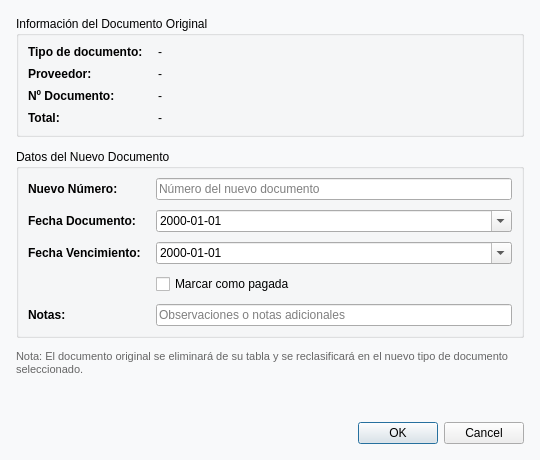
<?xml version="1.0" encoding="UTF-8"?>
<ui version="4.0">
 <class>DialogConvertirDocumento</class>
 <widget class="QDialog" name="DialogConvertirDocumento">
  <property name="geometry">
   <rect>
    <x>0</x>
    <y>0</y>
    <width>540</width>
    <height>460</height>
   </rect>
  </property>
  <property name="windowTitle">
   <string>Convertir Documento</string>
  </property>
  <property name="styleSheet">
   <string notr="true">QDialog { background-color: #f8f9fa; }</string>
  </property>
  <layout class="QVBoxLayout" name="verticalLayout">
   <property name="spacing">
    <number>12</number>
   </property>
   <property name="leftMargin">
    <number>16</number>
   </property>
   <property name="topMargin">
    <number>16</number>
   </property>
   <property name="rightMargin">
    <number>16</number>
   </property>
   <property name="bottomMargin">
    <number>16</number>
   </property>
   <item>
    <widget class="QGroupBox" name="groupBoxInfo">
     <property name="title">
      <string>Información del Documento Original</string>
     </property>
     <layout class="QFormLayout" name="formLayoutInfo">
      <property name="labelAlignment">
       <set>Qt::AlignmentFlag::AlignLeading|Qt::AlignmentFlag::AlignLeft|Qt::AlignmentFlag::AlignVCenter</set>
      </property>
      <property name="formAlignment">
       <set>Qt::AlignmentFlag::AlignLeading|Qt::AlignmentFlag::AlignLeft|Qt::AlignmentFlag::AlignTop</set>
      </property>
      <property name="horizontalSpacing">
       <number>15</number>
      </property>
      <property name="verticalSpacing">
       <number>8</number>
      </property>
      <item row="0" column="0">
       <widget class="QLabel" name="lblTipoDocTitulo">
        <property name="font">
         <font>
          <bold>true</bold>
         </font>
        </property>
        <property name="text">
         <string>Tipo de documento:</string>
        </property>
       </widget>
      </item>
      <item row="0" column="1">
       <widget class="QLabel" name="lblTipoDoc">
        <property name="text">
         <string>-</string>
        </property>
       </widget>
      </item>
      <item row="1" column="0">
       <widget class="QLabel" name="lblProveedorTitulo">
        <property name="font">
         <font>
          <bold>true</bold>
         </font>
        </property>
        <property name="text">
         <string>Proveedor:</string>
        </property>
       </widget>
      </item>
      <item row="1" column="1">
       <widget class="QLabel" name="lblProveedor">
        <property name="text">
         <string>-</string>
        </property>
       </widget>
      </item>
      <item row="2" column="0">
       <widget class="QLabel" name="lblNDocOriginalTitulo">
        <property name="font">
         <font>
          <bold>true</bold>
         </font>
        </property>
        <property name="text">
         <string>Nº Documento:</string>
        </property>
       </widget>
      </item>
      <item row="2" column="1">
       <widget class="QLabel" name="lblNDocOriginal">
        <property name="text">
         <string>-</string>
        </property>
       </widget>
      </item>
      <item row="3" column="0">
       <widget class="QLabel" name="lblTotalTitulo">
        <property name="font">
         <font>
          <bold>true</bold>
         </font>
        </property>
        <property name="text">
         <string>Total:</string>
        </property>
       </widget>
      </item>
      <item row="3" column="1">
       <widget class="QLabel" name="lblTotal">
        <property name="text">
         <string>-</string>
        </property>
       </widget>
      </item>
     </layout>
    </widget>
   </item>
   <item>
    <widget class="QGroupBox" name="groupBoxNuevo">
     <property name="title">
      <string>Datos del Nuevo Documento</string>
     </property>
     <layout class="QFormLayout" name="formLayoutNuevo">
      <property name="horizontalSpacing">
       <number>15</number>
      </property>
      <property name="verticalSpacing">
       <number>10</number>
      </property>
      <item row="0" column="0">
       <widget class="QLabel" name="lblNuevoNDoc">
        <property name="font">
         <font>
          <bold>true</bold>
         </font>
        </property>
        <property name="text">
         <string>Nuevo Número:</string>
        </property>
       </widget>
      </item>
      <item row="0" column="1">
       <widget class="QLineEdit" name="lineEditNuevoNDoc">
        <property name="placeholderText">
         <string>Número del nuevo documento</string>
        </property>
       </widget>
      </item>
      <item row="1" column="0">
       <widget class="QLabel" name="lblFecha">
        <property name="font">
         <font>
          <bold>true</bold>
         </font>
        </property>
        <property name="text">
         <string>Fecha Documento:</string>
        </property>
       </widget>
      </item>
      <item row="1" column="1">
       <widget class="QDateEdit" name="dateEditFecha">
        <property name="displayFormat">
         <string>yyyy-MM-dd</string>
        </property>
        <property name="calendarPopup">
         <bool>true</bool>
        </property>
       </widget>
      </item>
      <item row="2" column="0">
       <widget class="QLabel" name="lblVencimiento">
        <property name="font">
         <font>
          <bold>true</bold>
         </font>
        </property>
        <property name="text">
         <string>Fecha Vencimiento:</string>
        </property>
       </widget>
      </item>
      <item row="2" column="1">
       <widget class="QDateEdit" name="dateEditVencimiento">
        <property name="displayFormat">
         <string>yyyy-MM-dd</string>
        </property>
        <property name="calendarPopup">
         <bool>true</bool>
        </property>
       </widget>
      </item>
      <item row="3" column="1">
       <widget class="QCheckBox" name="checkBoxPagada">
        <property name="text">
         <string>Marcar como pagada</string>
        </property>
       </widget>
      </item>
      <item row="4" column="0">
       <widget class="QLabel" name="lblNotas">
        <property name="font">
         <font>
          <bold>true</bold>
         </font>
        </property>
        <property name="text">
         <string>Notas:</string>
        </property>
       </widget>
      </item>
      <item row="4" column="1">
       <widget class="QLineEdit" name="lineEditNotas">
        <property name="placeholderText">
         <string>Observaciones o notas adicionales</string>
        </property>
       </widget>
      </item>
     </layout>
    </widget>
   </item>
   <item>
    <widget class="QLabel" name="lblAdvertencia">
     <property name="styleSheet">
      <string notr="true">color: #666; font-size: 11px;</string>
     </property>
     <property name="text">
      <string>Nota: El documento original se eliminará de su tabla y se reclasificará en el nuevo tipo de documento seleccionado.</string>
     </property>
     <property name="wordWrap">
      <bool>true</bool>
     </property>
    </widget>
   </item>
   <item>
    <spacer name="verticalSpacer">
     <property name="orientation">
      <enum>Qt::Orientation::Vertical</enum>
     </property>
     <property name="sizeHint" stdset="0">
      <size>
       <width>20</width>
       <height>10</height>
      </size>
     </property>
    </spacer>
   </item>
   <item>
    <widget class="QDialogButtonBox" name="buttonBox">
     <property name="orientation">
      <enum>Qt::Orientation::Horizontal</enum>
     </property>
     <property name="standardButtons">
      <set>QDialogButtonBox::StandardButton::Cancel|QDialogButtonBox::StandardButton::Ok</set>
     </property>
    </widget>
   </item>
  </layout>
 </widget>
 <resources/>
 <connections>
  <connection>
   <sender>buttonBox</sender>
   <signal>rejected()</signal>
   <receiver>DialogConvertirDocumento</receiver>
   <slot>reject()</slot>
   <hints>
    <hint type="sourcelabel">
     <x>316</x>
     <y>260</y>
    </hint>
    <hint type="destinationlabel">
     <x>286</x>
     <y>274</y>
    </hint>
   </hints>
  </connection>
 </connections>
</ui>
